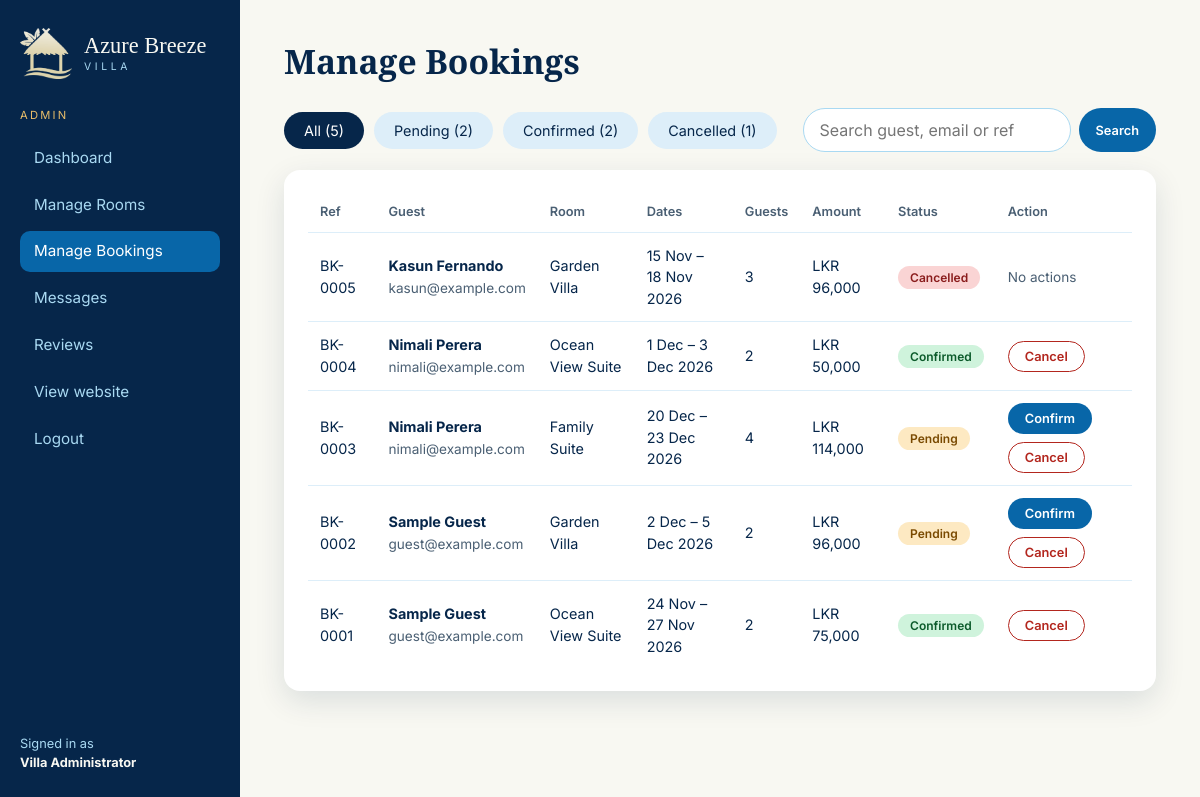
/admin/bookings.php (signed in), run on an earlier commit of the app's database.
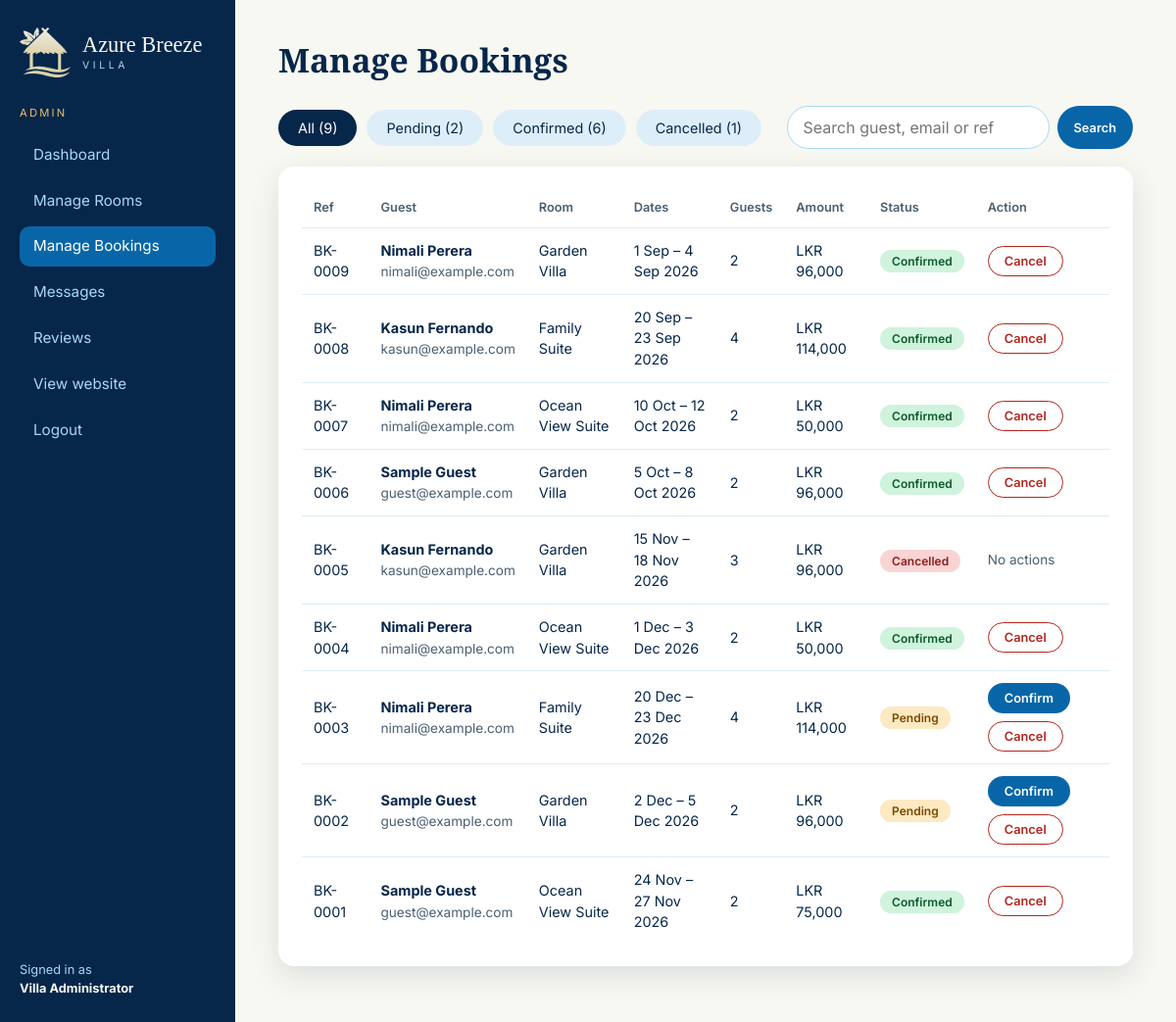
And on a later commit of the database.
### tables this page shows
CREATE TABLE bookings (
  booking_id     INT UNSIGNED NOT NULL AUTO_INCREMENT,
  user_id        INT UNSIGNED NOT NULL,
  room_id        INT UNSIGNED NOT NULL,
  check_in       DATE NOT NULL,
  check_out      DATE NOT NULL,
  guests         TINYINT UNSIGNED NOT NULL DEFAULT 1,
  total_amount   DECIMAL(10,2) NOT NULL,             
  booking_status ENUM('Pending','Confirmed','Cancelled') NOT NULL DEFAULT 'Pending',
  booking_date   TIMESTAMP NOT NULL DEFAULT CURRENT_TIMESTAMP,
  PRIMARY KEY (booking_id),
  KEY idx_bookings_user (user_id),
  KEY idx_bookings_room_dates (room_id, check_in, check_out),
  CONSTRAINT fk_bookings_user FOREIGN KEY (user_id)
    REFERENCES users (user_id) ON DELETE CASCADE ON UPDATE CASCADE,
  CONSTRAINT fk_bookings_room FOREIGN KEY (room_id)
    REFERENCES rooms (room_id) ON DELETE RESTRICT ON UPDATE CASCADE,
  CONSTRAINT chk_bookings_dates CHECK (check_out > check_in)
);

CREATE TABLE users (
  user_id        INT UNSIGNED NOT NULL AUTO_INCREMENT,
  name           VARCHAR(100) NOT NULL,
  email          VARCHAR(150) NOT NULL,
  contact_number VARCHAR(20)  NOT NULL,
  password       VARCHAR(255) NOT NULL,             
  role           ENUM('guest','admin') NOT NULL DEFAULT 'guest',
  created_at     TIMESTAMP NOT NULL DEFAULT CURRENT_TIMESTAMP,
  PRIMARY KEY (user_id),
  UNIQUE KEY uq_users_email (email)
);

CREATE TABLE rooms (
  room_id         INT UNSIGNED NOT NULL AUTO_INCREMENT,
  room_name       VARCHAR(100) NOT NULL,
  room_type       VARCHAR(50)  NOT NULL,            
  description     TEXT NOT NULL,
  facilities      VARCHAR(255) NOT NULL DEFAULT '',  
  price_per_night DECIMAL(10,2) NOT NULL,            
  max_guests      TINYINT UNSIGNED NOT NULL,
  bed_info        VARCHAR(50)  NOT NULL DEFAULT '',
  image           VARCHAR(255) NOT NULL DEFAULT '',  
  room_status     ENUM('active','inactive') NOT NULL DEFAULT 'active',
  PRIMARY KEY (room_id),
  CONSTRAINT chk_rooms_price  CHECK (price_per_night > 0),
  CONSTRAINT chk_rooms_guests CHECK (max_guests > 0)
);

### includes/functions.php (called while the page is built, shortened)
<?php
function booking_ref(int $id): string
{
    return 'BK-' . str_pad((string)$id, 4, '0', STR_PAD_LEFT);
}

### includes/auth.php (called while the page is built, shortened)
<?php
function e($value): string
{
    return htmlspecialchars((string)$value, ENT_QUOTES, 'UTF-8');
}
function money($amount): string
{
    return CURRENCY . ' ' . number_format((float)$amount, 0);
}

### admin/bookings.php (the view, shortened to what the changed rows need)
<?php
require_once __DIR__ . '/../config/db.php';
require_once __DIR__ . '/../includes/auth.php';
require_once __DIR__ . '/../includes/functions.php';
$allowed = ['Pending', 'Confirmed', 'Cancelled'];
$filter  = in_array($_GET['status'] ?? '', $allowed, true) ? $_GET['status'] : '';
$sql    = "SELECT b.*, u.name AS guest_name, u.email AS guest_email, r.room_name
           FROM bookings b
           JOIN users u ON u.user_id = b.user_id
           JOIN rooms r ON r.room_id = b.room_id
           WHERE 1 = 1";
$params = [];
$stmt = $pdo->prepare($sql . ' ORDER BY b.booking_date DESC, b.booking_id DESC');
$stmt->execute($params);
$bookings = $stmt->fetchAll();
$counts = ['' => 0, 'Pending' => 0, 'Confirmed' => 0, 'Cancelled' => 0];
foreach ($pdo->query('SELECT booking_status, COUNT(*) AS c FROM bookings GROUP BY booking_status')->fetchAll() as $row) {
    $counts[$row['booking_status']] = (int)$row['c'];
    $counts[''] += (int)$row['c'];
}
$adminPage = 'bookings';
include __DIR__ . '/../includes/admin_header.php';
?>
<h1 class="admin-title">Manage Bookings</h1>
<div class="toolbar">
  <div class="tabs">
    <a href="?" class="<?= $filter === '' ? 'active' : '' ?>">All (<?= $counts[''] ?>)</a>
    <?php foreach ($allowed as $s): ?>
      <a href="?status=<?= $s ?>" class="<?= $filter === $s ? 'active' : '' ?>"><?= $s ?> (<?= $counts[$s] ?>)</a>
    <?php endforeach; ?>
  </div>
</div>
<div class="panel">
  <div class="table-wrap">
    <table class="data-table">
      <thead><tr><th>Ref</th><th>Guest</th><th>Room</th><th>Dates</th><th>Guests</th><th>Amount</th><th>Status</th><th>Action</th></tr></thead>
      <tbody>
        <?php foreach ($bookings as $b): ?>
          <tr>
            <td><?= e(booking_ref((int)$b['booking_id'])) ?></td>
            <td><strong><?= e($b['guest_name']) ?></strong><br><span class="muted"><?= e($b['guest_email']) ?></span></td>
            <td><?= e($b['room_name']) ?></td>
            <td><?= e(date('j M', strtotime($b['check_in']))) ?> &ndash; <?= e(date('j M Y', strtotime($b['check_out']))) ?></td>
            <td><?= (int)$b['guests'] ?></td>
            <td><?= e(money($b['total_amount'])) ?></td>
            <td><span class="status status-<?= e(strtolower($b['booking_status'])) ?>"><?= e($b['booking_status']) ?></span></td>
            <td>
              <div class="row-actions">
                <?php if ($b['booking_status'] === 'Pending'): ?>
                  <form method="post" action=""><?= csrf_field() ?>
                    <button class="btn btn-primary btn-sm" type="submit">Confirm</button></form>
                <?php endif; ?>
                <?php if ($b['booking_status'] !== 'Cancelled'): ?>
                  <form method="post" action="" data-confirm="Cancel booking <?= e(booking_ref((int)$b['booking_id'])) ?>?"><?= csrf_field() ?>
                    <button class="btn btn-danger btn-sm" type="submit">Cancel</button></form>
                <?php else: ?><span class="muted">No actions</span><?php endif; ?>
              </div>
            </td>
          </tr>
        <?php endforeach; ?>
      </tbody>
    </table>
  </div>
</div>
<?php include __DIR__ . '/../includes/admin_footer.php'; ?>

### includes/admin_header.php (shortened to what the changed rows need)
<?php
require_once __DIR__ . '/auth.php';
$adminPage = $adminPage ?? '';
$adminNav  = [
    'dashboard' => ['Dashboard',       '/admin/dashboard.php'],
    'rooms'     => ['Manage Rooms',    '/admin/rooms.php'],
    'bookings'  => ['Manage Bookings', '/admin/bookings.php'],
    'messages'  => ['Messages',        '/admin/messages.php'],
    'reviews'   => ['Reviews',         '/admin/reviews.php'],
];
?>
<!DOCTYPE html>
<html lang="en">
<head>
  <link rel="stylesheet" href="<?= BASE_URL ?>/assets/css/style.css?v=<?= filemtime(__DIR__ . '/../assets/css/style.css') ?>">
</head>
<body class="admin-body">
<div class="admin-layout">
  <aside class="admin-sidebar">
    <nav class="admin-nav">
      <?php foreach ($adminNav as $key => [$label, $path]): ?>
        <a href="<?= BASE_URL . $path ?>" class="<?= $adminPage === $key ? 'active' : '' ?>"><?= $label ?></a>
      <?php endforeach; ?>
      <a href="<?= BASE_URL ?>/index.php">View website</a>
      <a href="<?= BASE_URL ?>/logout.php">Logout</a>
    </nav>
  </aside>
  <main class="admin-main">

What changed in the data, as far as the page shows it:
added bookings: booking_id "BK-0009", user.name "Nimali Perera", user.email "nimali@example.com", room.room_name "Garden Villa", check_in "1 Sep", check_out "4 Sep 2026", guests "2", total_amount "LKR 96,000", booking_status "Confirmed"
added bookings: booking_id "BK-0008", user.name "Kasun Fernando", user.email "kasun@example.com", room.room_name "Family Suite", check_in "20 Sep", check_out "23 Sep 2026", guests "4", total_amount "LKR 114,000", booking_status "Confirmed"
added bookings: booking_id "BK-0007", user.name "Nimali Perera", user.email "nimali@example.com", room.room_name "Ocean View Suite", check_in "10 Oct", check_out "12 Oct 2026", guests "2", total_amount "LKR 50,000", booking_status "Confirmed"
added bookings: booking_id "BK-0006", user.name "Sample Guest", user.email "guest@example.com", room.room_name "Garden Villa", check_in "5 Oct", check_out "8 Oct 2026", guests "2", total_amount "LKR 96,000", booking_status "Confirmed"
Also different on the page:
$counts['']: "5" → "9"
new list line: "Confirmed ( 6 )"
list line gone: "Confirmed ( 2 )"
